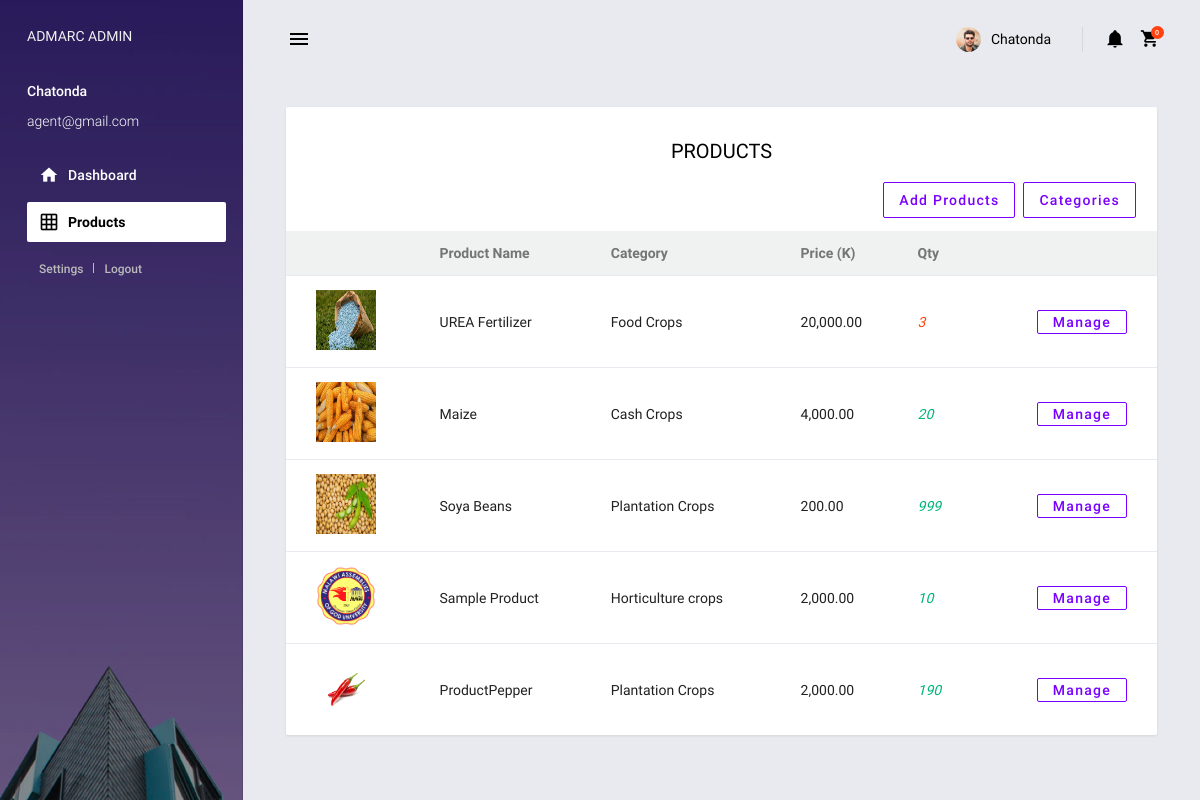
Screenshot of /admin/syst/products.php (signed in) with the database file from the repository.
### tables this page shows
CREATE TABLE `products` (
  `product_id` int(11) NOT NULL,
  `category_id` int(11) NOT NULL,
  `user_id` int(11) NOT NULL,
  `product_name` varchar(255) NOT NULL,
  `price` varchar(100) NOT NULL,
  `qty` int(11) NOT NULL,
  `img_url` varchar(255) DEFAULT 'noimage.png',
  `description` text DEFAULT NULL,
  `date_created` datetime NOT NULL DEFAULT current_timestamp(),
  `date_updated` datetime NOT NULL DEFAULT current_timestamp() ON UPDATE current_timestamp()
);

CREATE TABLE `product_categories` (
  `category_id` int(11) NOT NULL,
  `category_name` varchar(255) NOT NULL,
  `category_img` varchar(255) DEFAULT 'noimage.jpg',
  `date_created` datetime NOT NULL DEFAULT current_timestamp(),
  `date_update` datetime NOT NULL DEFAULT current_timestamp() ON UPDATE current_timestamp()
);

### admin/syst/connection/Functions.php (called while the page is built, shortened)
<?php
Class Functions{
    private $con;
    function __construct(){
        require_once dirname(__FILE__).'/connection.php';
        $database = new Connection();
        $this->con = $database->openConnection();
    }
    function retrieveSingle($query){
            $stmt = $this->con->prepare($query);
            $stmt->execute();
            return $stmt->fetch();
    }
    function retrieveMany($query){
            $stmt = $this->con->prepare($query);
            $stmt->execute();
            return $stmt->fetchAll();
    }
}
?>

### admin/syst/connection/connection.php (called while the page is built, shortened)
<?php
Class Connection {
private  $server = "mysql:host=localhost;dbname=admarc_system";
private  $user = "root";
private  $pass = "";
private $options  = array(PDO::ATTR_ERRMODE => PDO::ERRMODE_EXCEPTION,PDO::ATTR_DEFAULT_FETCH_MODE => PDO::FETCH_ASSOC,);
            public function openConnection()
             {
               try
                 {
          $this->con = new PDO($this->server, $this->user,$this->pass,$this->options);
          return $this->con;
                  }
               catch (PDOException $e)
                 {
                     echo "There is some problem in connection: " . $e->getMessage();
                 }
             }
}
?>

### admin/syst/products.php (the view, shortened to what this page needs)
<?php
include('connection/Functions.php');
$operation = new Functions();
$logged_user = $_SESSION['user'];
$products = $operation->retrieveMany("SELECT *FROM products");
?>
<!DOCTYPE html>
<html lang="en">
<?php include('includes/css.php'); ?>
<body>
<div class="body-wrapper">
    <?php include('includes/aside.php'); ?>
    <div class="main-wrapper mdc-drawer-app-content">
        <?php include('includes/header.php'); ?>
        <div class="page-wrapper mdc-toolbar-fixed-adjust">
            <main class="content-wrapper">
                <div class="mdc-layout-grid">
                    <div class="mdc-layout-grid__inner">
                        <div class="mdc-layout-grid__cell stretch-card mdc-layout-grid__cell--span-12">
                            <div class="mdc-card p-0">
                                <h6 class="card-title card-padding pb-0 text-center">PRODUCTS</h6>
                                <div class="mdc-layout-grid " style="width: 100%;">
                                    <div class="mdc-layout-grid__inner">
                                        <div class="mdc-layout-grid__cell stretch-card mdc-layout-grid__cell--span-12 ">
                                            <div class="mdc-layout-grid__cell stretch-card mdc-layout-grid__cell--span-10  "
                                                 style="width: 100%;">
                                            </div>
                                            <div id="openModal"
                                                 class="mdc-layout-grid__cell stretch-card mdc-layout-grid__cell--span-2 ">
                                                <a href="manage_product.php" class="mdc-button mdc-button--outlined ">
                                                    Add Products
                                                </a>
                                                <a href="categories.php" class="mdc-button mdc-button--outlined mx-2">
                                                    Categories
                                                </a>
                                            </div>
                                        </div>
                                    </div>
                                </div>
                                <div class="table-responsive">
                                    <table class="table table-hoverable">
                                        <thead>
                                        <tr class="bg-light ">
                                            <th class="text-left "><b></b></th>
                                            <th class="text-left "><b>Product Name</b></th>
                                            <th class="text-left "><b>Category</b></th>
                                            <th class="text-left "><b>Price (K)</b></th>
                                            <th class="text-left "><b>Qty </b></th>
                                            <th><b></b></th>
                                        </tr>
                                        </thead>
                                        <tbody>
                                        <?php
                                        foreach ($products as $product) {
                                            $status = '';
                                            if ($product['qty'] >= 10) {
                                                $status = '<i class="text-success">' . $product['qty'] . '</i>';
                                            } else {
                                                $status = '<i class="text-danger">' . $product['qty'] . '</i>';
                                            }
                                            $category_id = $product['category_id'];
                                            $category = $operation->retrieveSingle("SELECT *FROM product_categories WHERE category_id = '$category_id'");
                                            echo '<tr>
                                                        <td class="text-left"><img src="../assets/images/products/' . $product['img_url'] . '" height="60px" width="60px"/></td>
                                                        <td class="text-left">' . $product['product_name'] . '</td>
                                                        <td class="text-left">' . $category['category_name'] . '</td>
                                                        <td class="text-left">' . number_format($product['price'], 2) . '</td>
                                                        <td class="text-left ">' . $status . '</td>
                                                        <td>
                                                        <a href="manage_product.php?user=' . $product['product_id'] . '" class="mdc-button mdc-button--outlined ">
                                                            Manage
                                                        </a>
                                                        </td>
                                                    </tr>';
                                        }
                                        ?>
                                        </tbody>
                                    </table>
                                </div>
                            </div>
                        </div>
                    </div>
                </div>
            </main>
        </div>
    </div>
</div>
</body>
</html>

### admin/syst/includes/css.php (shortened to what this page needs)
<head>
    <link rel="stylesheet" href="../assets/vendors/mdi/css/materialdesignicons.min.css">
    <link rel="stylesheet" href="../assets/vendors/css/vendor.bundle.base.css">
    <link rel="stylesheet" href="../assets/vendors/flag-icon-css/css/flag-icon.min.css">
    <link rel="stylesheet" href="../assets/vendors/jvectormap/jquery-jvectormap.css">
    <link rel="stylesheet" href="../assets/css/demo/style.css">
</head>

### admin/syst/includes/aside.php (shortened to what this page needs)
<aside class="mdc-drawer mdc-drawer--dismissible mdc-drawer--open">
    <div class="mdc-drawer__header">
        <a  href="index.php" class="brand-logo text-light font-weight-bolder">
            ADMARC ADMIN
        </a>
    </div>
    <div class="mdc-drawer__content">
        <div class="user-info">
            <p class="name"><?= $logged_user['fname'] ?></p>
            <p class="email"><?= $logged_user['email'] ?></p>
        </div>
        <div class="mdc-list-group">
            <nav class="mdc-list mdc-drawer-menu">
                <div class="mdc-list-item mdc-drawer-item">
                    <a class="mdc-drawer-link" href="index.php">
                        <i class="material-icons mdc-list-item__start-detail mdc-drawer-item-icon"
                           aria-hidden="true">home</i>
                        Dashboard
                    </a>
                </div>
                <div class="mdc-list-item mdc-drawer-item">
                    <a class="mdc-drawer-link" href="products.php">
                        <i class="material-icons mdc-list-item__start-detail mdc-drawer-item-icon"
                           aria-hidden="true">grid_on</i>
                        Products
                    </a>
                </div>
            </nav>
        </div>
        <div class="profile-actions">
            <a href="javascript:;">Settings</a>
            <a href="logout.php">Logout</a>
        </div>
    </div>
</aside>

### admin/syst/includes/header.php (shortened to what this page needs)
<?php
$counter = 0;
?>
<header class="mdc-top-app-bar">
    <div class="mdc-top-app-bar__row">
        <div class="mdc-top-app-bar__section mdc-top-app-bar__section--align-start">
            <button class="material-icons mdc-top-app-bar__navigation-icon mdc-icon-button sidebar-toggler">
            </button>
        </div>
        <div class="mdc-top-app-bar__section mdc-top-app-bar__section--align-end mdc-top-app-bar__section-right">
            <div class="menu-button-container menu-profile d-none d-md-block">
                <button class="mdc-button mdc-menu-button">
                <span class="d-flex align-items-center">
                  <span class="figure">
                    <img src="../assets/images/faces/face1.jpg" alt="user" class="user">
                  </span>
                  <span class="user-name"><?= $logged_user['fname'] ?></span>
                </span>
                </button>
            </div>
            <div class="menu-button-container">
                <button class="mdc-button mdc-menu-button">
                    <i class="mdi mdi-bell"></i>
                </button>
            </div>
            <div class="menu-button-container">
                <button class="mdc-button mdc-menu-button">
                    <i class="mdi mdi-cart"></i>
                    <span class="count-indicator">
                  <span id="cartCounter" class="count"><?= $counter ?></span>
                </span>
                </button>
            </div>
        </div>
    </div>
</header>

### rows the page displays
products: img_url (picture), product_name "UREA Fertilizer", category.category_name "Food Crops", price "20,000.00", qty "3"
products: img_url (picture), product_name "Maize", category.category_name "Cash Crops", price "4,000.00", qty "20"
products: img_url (picture), product_name "Soya Beans", category.category_name "Plantation Crops", price "200.00", qty "999"
products: img_url (picture), product_name "Sample Product", category.category_name "Horticulture crops", price "2,000.00", qty "10"
products: img_url (picture), product_name "ProductPepper", category.category_name "Plantation Crops", price "2,000.00", qty "190"

### other values shown
$logged_user['fname'] "Chatonda"
$logged_user['email'] "agent@gmail.com"
$counter "0"
